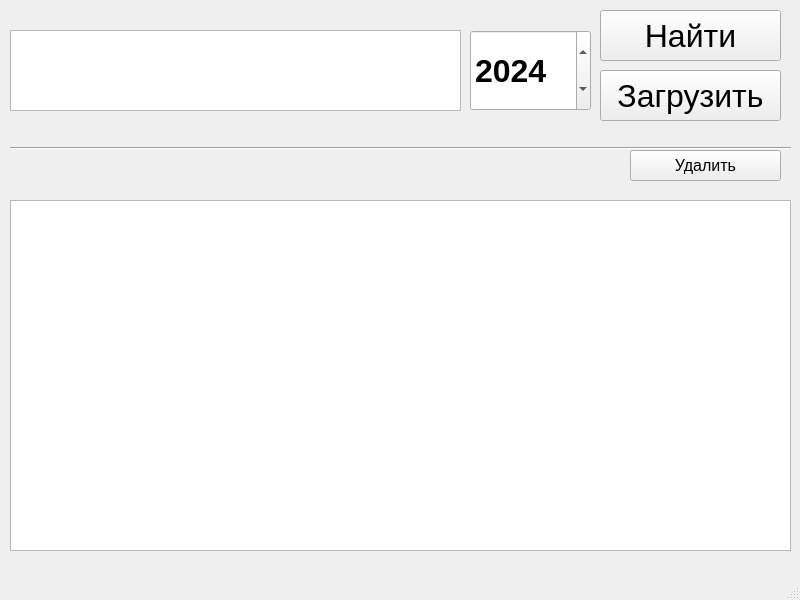
<?xml version="1.0" encoding="UTF-8"?>
<ui version="4.0">
 <class>MainWindow</class>
 <widget class="QMainWindow" name="MainWindow">
  <property name="geometry">
   <rect>
    <x>0</x>
    <y>0</y>
    <width>800</width>
    <height>600</height>
   </rect>
  </property>
  <property name="windowTitle">
   <string>MainWindow</string>
  </property>
  <widget class="QWidget" name="centralwidget">
   <widget class="QTextEdit" name="placeText">
    <property name="geometry">
     <rect>
      <x>10</x>
      <y>30</y>
      <width>451</width>
      <height>81</height>
     </rect>
    </property>
    <property name="font">
     <font>
      <pointsize>28</pointsize>
     </font>
    </property>
    <property name="html">
     <string>&lt;!DOCTYPE HTML PUBLIC &quot;-//W3C//DTD HTML 4.0//EN&quot; &quot;http://www.w3.org/TR/REC-html40/strict.dtd&quot;&gt;
&lt;html&gt;&lt;head&gt;&lt;meta name=&quot;qrichtext&quot; content=&quot;1&quot; /&gt;&lt;style type=&quot;text/css&quot;&gt;
p, li { white-space: pre-wrap; }
&lt;/style&gt;&lt;/head&gt;&lt;body style=&quot; font-family:'MS Shell Dlg 2'; font-size:28pt; font-weight:400; font-style:normal;&quot;&gt;
&lt;p align=&quot;center&quot; style=&quot;-qt-paragraph-type:empty; margin-top:0px; margin-bottom:0px; margin-left:0px; margin-right:0px; -qt-block-indent:0; text-indent:0px;&quot;&gt;&lt;br /&gt;&lt;/p&gt;&lt;/body&gt;&lt;/html&gt;</string>
    </property>
   </widget>
   <widget class="QSpinBox" name="yearPhoto">
    <property name="geometry">
     <rect>
      <x>470</x>
      <y>30</y>
      <width>121</width>
      <height>81</height>
     </rect>
    </property>
    <property name="font">
     <font>
      <pointsize>24</pointsize>
      <weight>75</weight>
      <bold>true</bold>
     </font>
    </property>
    <property name="minimum">
     <number>96</number>
    </property>
    <property name="maximum">
     <number>2077</number>
    </property>
    <property name="value">
     <number>2024</number>
    </property>
   </widget>
   <widget class="QPushButton" name="foundButton">
    <property name="geometry">
     <rect>
      <x>600</x>
      <y>10</y>
      <width>181</width>
      <height>51</height>
     </rect>
    </property>
    <property name="font">
     <font>
      <pointsize>24</pointsize>
     </font>
    </property>
    <property name="text">
     <string>Найти</string>
    </property>
   </widget>
   <widget class="QPushButton" name="pushButton_2">
    <property name="geometry">
     <rect>
      <x>600</x>
      <y>70</y>
      <width>181</width>
      <height>51</height>
     </rect>
    </property>
    <property name="font">
     <font>
      <pointsize>24</pointsize>
     </font>
    </property>
    <property name="text">
     <string>Загрузить</string>
    </property>
   </widget>
   <widget class="QTextEdit" name="textEdit">
    <property name="geometry">
     <rect>
      <x>10</x>
      <y>200</y>
      <width>781</width>
      <height>351</height>
     </rect>
    </property>
   </widget>
   <widget class="Line" name="line">
    <property name="geometry">
     <rect>
      <x>10</x>
      <y>140</y>
      <width>781</width>
      <height>16</height>
     </rect>
    </property>
    <property name="orientation">
     <enum>Qt::Horizontal</enum>
    </property>
   </widget>
   <widget class="QLabel" name="label">
    <property name="geometry">
     <rect>
      <x>20</x>
      <y>210</y>
      <width>741</width>
      <height>321</height>
     </rect>
    </property>
    <property name="text">
     <string/>
    </property>
   </widget>
   <widget class="QPushButton" name="pushButton">
    <property name="geometry">
     <rect>
      <x>630</x>
      <y>150</y>
      <width>151</width>
      <height>31</height>
     </rect>
    </property>
    <property name="font">
     <font>
      <pointsize>12</pointsize>
     </font>
    </property>
    <property name="text">
     <string>Удалить</string>
    </property>
   </widget>
  </widget>
  <widget class="QMenuBar" name="menubar">
   <property name="geometry">
    <rect>
     <x>0</x>
     <y>0</y>
     <width>800</width>
     <height>21</height>
    </rect>
   </property>
  </widget>
  <widget class="QStatusBar" name="statusbar"/>
 </widget>
 <resources/>
 <connections/>
</ui>
